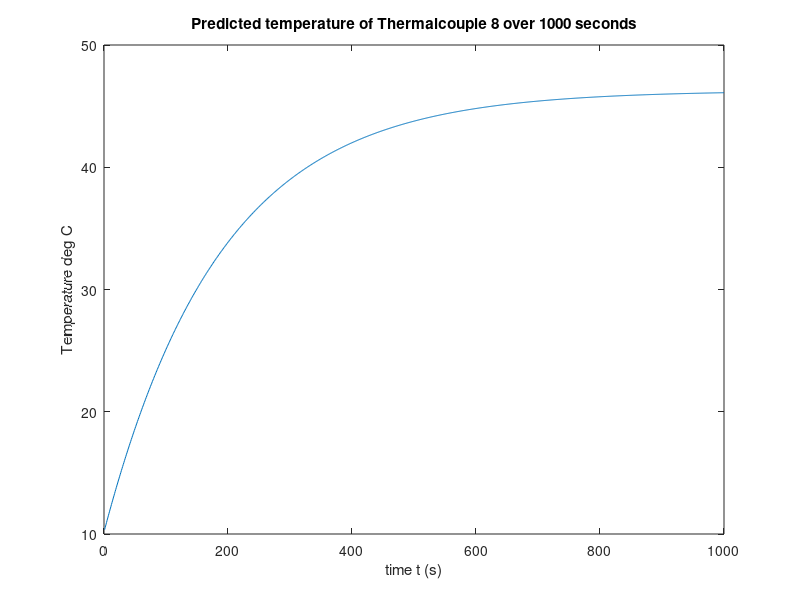

This chart was generated by the following MATLAB code:
clc; clear all;
L = 5.875; %in
H = 7.861; 
T_0 = 7.949; %deg C
alph = 0.0747;
lambda = pi/(2*L);
bn =@(n) (-8*H*L*(-1)^(n-1))/((2*n-1)*pi)^2;

x = 4.875;

%sumation
yeet = zeros(1,1000);
 
 for t = 1:1000
    sum = bn(1)*sin(lambda*x)* exp(-(lambda^2)*alph*t);
    yeet(t) = sum;
 end
 temp = zeros(1,1000);

for i = 1:1000
    temp(i) = T_0 + H*x + yeet(i);
end

figure
plot(1:1000,temp)
hold on
xlabel('time t (s)')
ylabel('Temperature deg C')
title('Predicted temperature of Thermalcouple 8 over 1000 seconds')